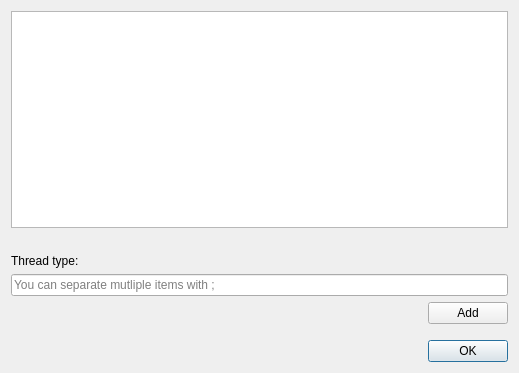
<?xml version="1.0" encoding="UTF-8"?>
<ui version="4.0">
 <class>setting</class>
 <widget class="QDialog" name="setting">
  <property name="geometry">
   <rect>
    <x>0</x>
    <y>0</y>
    <width>519</width>
    <height>373</height>
   </rect>
  </property>
  <property name="windowTitle">
   <string>Seznam závitů</string>
  </property>
  <layout class="QVBoxLayout" name="verticalLayout">
   <item>
    <widget class="QTableWidget" name="tableWidget"/>
   </item>
   <item>
    <spacer name="horizontalSpacer_2">
     <property name="orientation">
      <enum>Qt::Horizontal</enum>
     </property>
     <property name="sizeHint" stdset="0">
      <size>
       <width>40</width>
       <height>20</height>
      </size>
     </property>
    </spacer>
   </item>
   <item>
    <widget class="QLabel" name="label">
     <property name="text">
      <string>Thread type:</string>
     </property>
    </widget>
   </item>
   <item>
    <widget class="QLineEdit" name="lineEdit">
     <property name="text">
      <string/>
     </property>
     <property name="placeholderText">
      <string>You can separate mutliple items with ;</string>
     </property>
    </widget>
   </item>
   <item>
    <layout class="QHBoxLayout" name="horizontalLayout">
     <property name="topMargin">
      <number>0</number>
     </property>
     <property name="bottomMargin">
      <number>10</number>
     </property>
     <item>
      <spacer name="horizontalSpacer">
       <property name="orientation">
        <enum>Qt::Horizontal</enum>
       </property>
       <property name="sizeHint" stdset="0">
        <size>
         <width>40</width>
         <height>20</height>
        </size>
       </property>
      </spacer>
     </item>
     <item>
      <widget class="QPushButton" name="pushButton">
       <property name="text">
        <string>Add</string>
       </property>
      </widget>
     </item>
    </layout>
   </item>
   <item>
    <widget class="QDialogButtonBox" name="buttonBox">
     <property name="orientation">
      <enum>Qt::Horizontal</enum>
     </property>
     <property name="standardButtons">
      <set>QDialogButtonBox::Ok</set>
     </property>
    </widget>
   </item>
  </layout>
 </widget>
 <resources/>
 <connections>
  <connection>
   <sender>buttonBox</sender>
   <signal>accepted()</signal>
   <receiver>setting</receiver>
   <slot>accept()</slot>
   <hints>
    <hint type="sourcelabel">
     <x>248</x>
     <y>254</y>
    </hint>
    <hint type="destinationlabel">
     <x>157</x>
     <y>274</y>
    </hint>
   </hints>
  </connection>
  <connection>
   <sender>buttonBox</sender>
   <signal>rejected()</signal>
   <receiver>setting</receiver>
   <slot>reject()</slot>
   <hints>
    <hint type="sourcelabel">
     <x>316</x>
     <y>260</y>
    </hint>
    <hint type="destinationlabel">
     <x>286</x>
     <y>274</y>
    </hint>
   </hints>
  </connection>
 </connections>
</ui>
